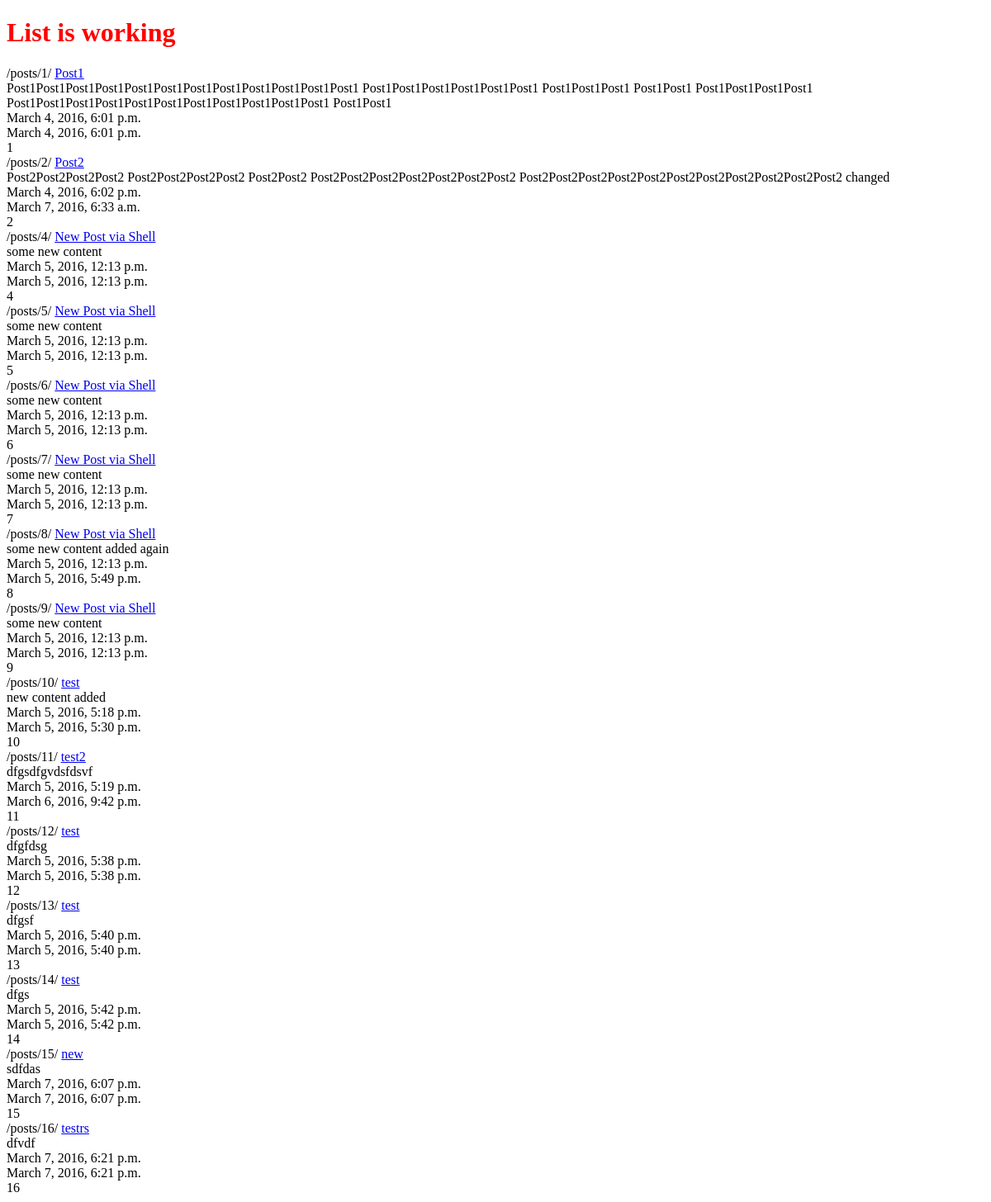
The app's page /posts/, older data.
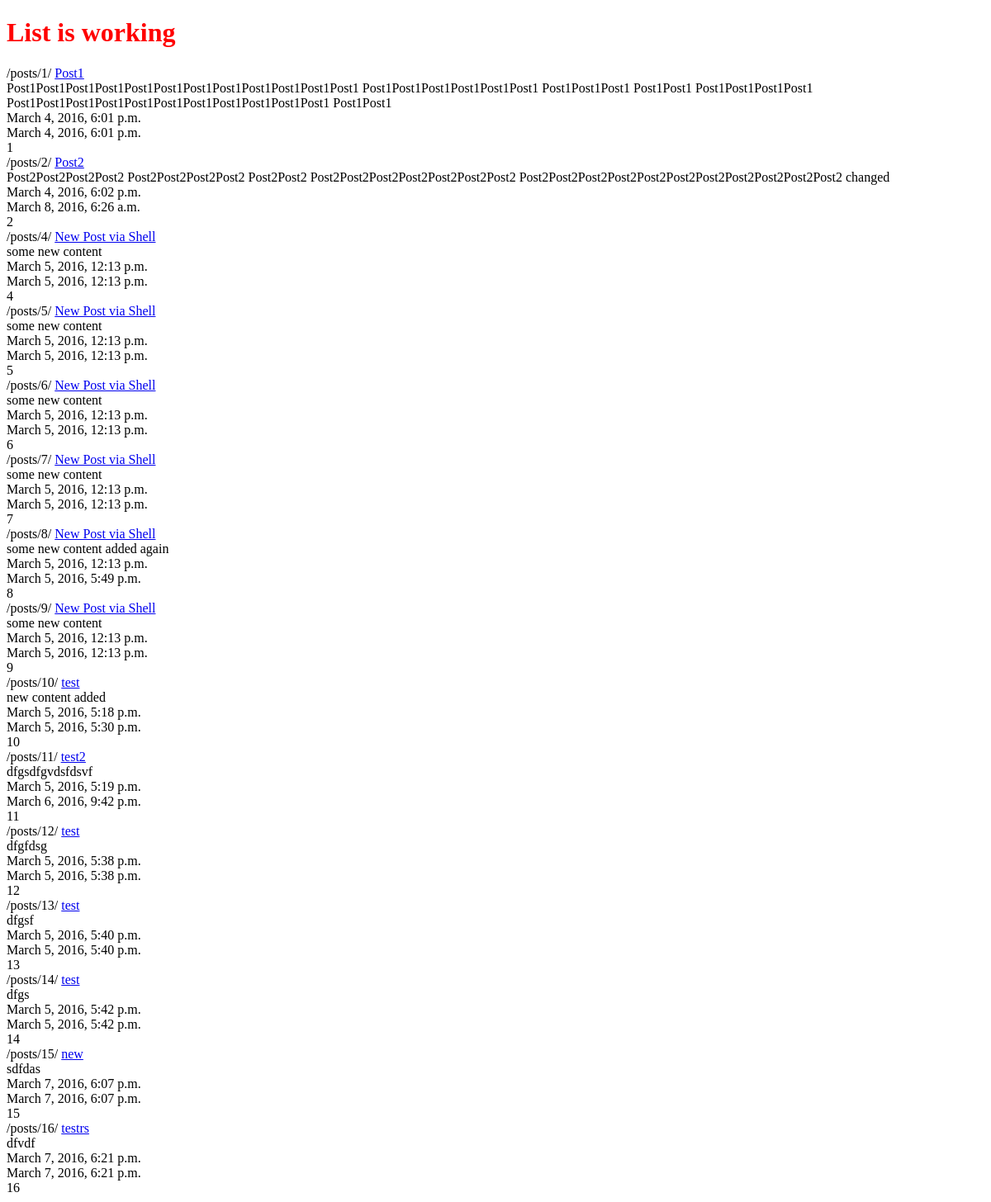
The same page, newer data.
### posts/models.py (models this page shows, shortened)
class Post(models.Model):
    title = models.CharField(max_length=120)
    content = models.TextField()
    timestamp = models.DateTimeField(auto_now=False, auto_now_add=True)
    updated = models.DateTimeField(auto_now=True, auto_now_add=False)
    def get_absolute_url(self):
        return reverse('posts:detail', kwargs={'id': self.id})

### posts/views.py (the view)
def post_list(request):
    queryset = Post.objects.all()
    context = {
            'title': 'List',
            'object_list': queryset
         }
    return render(request, "post_list.html", context)

### templates/post_list.html
{% include 'base.html' %}
{% block content %}
    <h1>{{ title }} is working</h1>
    {% for obj in object_list %}
        {% url 'posts:detail' id=obj.id %}
        <a href="{{ obj.get_absolute_url }}">{{ obj.title }}</a><br>
        {{ obj.content }}<br>
        {{ obj.timestamp }}<br>
        {{ obj.updated }}<br>
        {{ obj.id }}<br>
    {% endfor %}
{% endblock %}

Row changes from the older to the newer data that the page shows:
changed Post "/posts/2/": updated "March 7, 2016, 6:33 a.m." → "March 8, 2016, 6:26 a.m."
